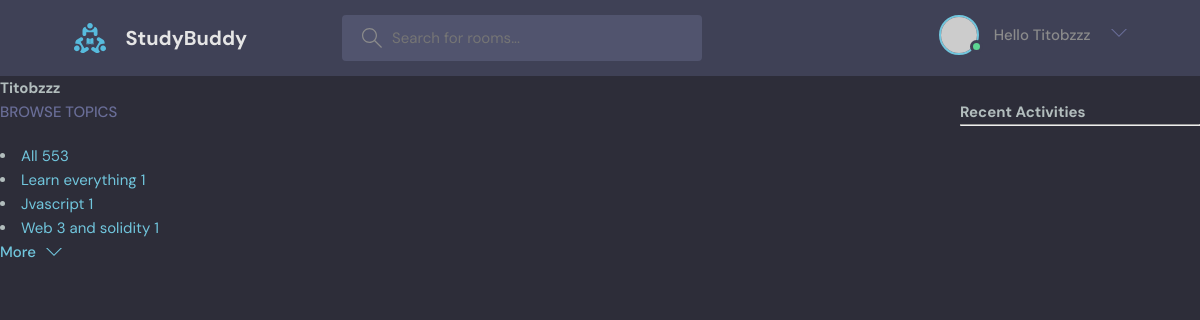
Screenshot of /userProfile/1 (signed in) with the database file from the repository.
### base/models.py (models this page shows, shortened)
class Topic(models.Model):
    name = models.CharField(max_length=200)

### base/views.py (the view)
# urls.py: path('userProfile/<str:pk>', views.userProfile, name='userProfile'),
@login_required(login_url='loginPage')
def userProfile(request, pk):
    user = User.objects.get(id=pk)
    rooms = user.room_set.all()
    room_message= user.message_set.all()
    topics= Topic.objects.all()
    context={
        'user':user,
        'rooms':rooms,
        'room_messages': room_message,
        'topics':topics
        }
    return render(request,'base/profile.html',context)

### base/templates/base/profile.html (shortened to what this page needs)
{%  extends 'main.html' %}
{% block content %}
<h1>{{user.username}}</h1>
        <div class="profile-container">
            <div>
                {% include 'base/topic_component.html' %}
            </div>
            <div>
            </div>
            <div>
                {% include 'base/activity_component.html' %}
            </div>
        </div>
{% endblock content %}

### templates/navbar.html (shortened to what this page needs)
{% load static %}
<header class="header header--loggedIn">
    <div class="container">
      <a href="/" class="header__logo">
        <img src="{% static 'images/logo.svg' %}" />
        <h1>StudyBuddy</h1>
      </a>
      <form method="GET" action="{%url 'home' %}" class="header__search">
        <label>
          <input type="text"  name="q" placeholder="Search for rooms..." />
        </label>
      </form>
      <nav class="header__menu">
{% if user.is_authenticated %}
        <div class="header__user">
          <a href="{% url 'userProfile' user.id %}">
            <div class="avatar avatar--medium active">
              <img src="https://randomuser.me/api/portraits/men/37.jpg" />
            </div>
    <div>Hello {{user.username}}</div>
          </a>
          <button class="dropdown-button">
            <svg version="1.1" xmlns="http://www.w3.org/2000/svg" width="32" height="32" viewBox="0 0 32 32">
              <title>chevron-down</title>
              <path d="M16 21l-13-13h-3l16 16 16-16h-3l-13 13z"></path>
            </svg>
          </button>
        </div>
        {% else %}
        <a href="{% url 'loginPage' %}">
          <img src="{% static 'images/avatar.svg' %}" />
          <p>Login</p>
        </a>
  {% endif %}
      </nav>
    </div>
  </header>
<div>

### base/templates/base/topic_component.html (shortened to what this page needs)
<div class="topics">
    <div class="topics__header">
      <h2>Browse Topics</h2>
    </div>
                    <li>
                    <a href="{% url 'home' %}" class="active">All <span>553</span></a>
                 </li>
            {% for topic in topics %}
                  <li>
                    <a href="{% url 'home'  %}?q={{topic.name}}">{{topic.name}}  <span>{{topic.room_set.all.count}}</span> </a>
                  </li>
            {% endfor %}
            <a class="btn btn--link" href="topics.html">
                  More
                  <svg version="1.1" xmlns="http://www.w3.org/2000/svg" width="32" height="32" viewBox="0 0 32 32">
                    <title>chevron-down</title>
                    <path d="M16 21l-13-13h-3l16 16 16-16h-3l-13 13z"></path>
                  </svg>
                </a>
              </div>

### static/styles/style.css (style rules this page uses)
:root { --color-main: #71c6dd; --color-main-light: #e1f6fb; --color-dark: #3f4156; --color-dark-medium: #51546e; --color-dark-light: #696d97; --color-light: #e5e5e5; --color-gray: #8b8b8b; --color-light-gray: #b2bdbd; --color-bg: #2d2d39; --color-success: #5dd693; --color-error: #fc4b0b; }
* { font-family: "DM Sans", -apple-system, BlinkMacSystemFont, "Segoe UI", Roboto, Oxygen, Ubuntu, Cantarell, "Open Sans", "Helvetica Neue", sans-serif; margin: 0; padding: 0; box-sizing: border-box; text-rendering: optimizeLegibility; font-size: inherit; }
html { font-size: 56.25%; }
@media only screen and (min-width: 1200px) { html { font-size: 62.5%; } }
body { line-height: 1.6; font-weight: 400; font-size: 1.5rem; color: var(--color-light-gray); background-color: var(--color-bg); min-height: 100vh; }
img { width: 100%; }
a { display: inline-block; color: var(--color-main); text-decoration: none; }
.container { max-width: 120rem; width: 90%; margin: auto; }
.btn { background-color: transparent; border: none; display: inline-flex; align-items: center; gap: 1rem; cursor: pointer; transition: all ease-in-out 0.3s; padding: 1rem 2rem; border-radius: 5px; box-shadow: 1px 1px 3px 1px rgba(0, 0, 0, 0.15); font-weight: 500; }
.btn--link { border-radius: 0; padding: 0; color: var(--color-main); box-shadow: none; }
.btn > svg { fill: currentColor; width: 1.6rem; height: 1.6rem; }
.avatar { position: relative; display: inline-block; border-radius: 50%; border: 2px solid var(--color-main); }
.avatar img { display: block; border-radius: 50%; object-fit: cover; object-position: center; }
.avatar::after { content: ""; display: block; position: absolute; background-color: var(--color-gray); z-index: 111; border-radius: 50%; border: 0.3rem solid var(--color-dark); }
.avatar.active::after { background-color: var(--color-success); }
.avatar.avatar--medium img { width: 3.6rem; height: 3.6rem; border-radius: 50%; }
.avatar.avatar--medium:after { width: 0.7rem; height: 0.7rem; bottom: 0px; right: -6px; }
.header { padding: 1.5rem; background-color: var(--color-dark); }
.header > .container { display: flex; gap: 9.5rem; }
.header__logo, .header__user { display: flex; gap: 2rem; align-items: center; }
.header__logo > img { height: 3.2rem; width: 3.2rem; }
.header__logo > h1 { font-weight: 700; font-size: 2rem; color: var(--color-light); }
.header__search > label { background-color: var(--color-dark-medium); padding: 1.3rem 1rem; display: flex; align-items: center; gap: 1rem; border-radius: 4px; }
.header__search svg { fill: var(--color-gray); width: 2rem; height: 2rem; margin-left: 1rem; }
.header__search input { width: 30rem; background: transparent; border: none; outline: none; color: var(--color-light); }
.header__menu { margin-left: auto; position: relative; }
.header__menu a { display: flex; gap: 1.5rem; align-items: center; font-weight: 500; text-decoration: none; color: var(--color-gray); }
.header__menu img { height: 3.6rem; }
.header__menu svg { width: 1.6rem; height: 1.6rem; fill: var(--color-dark-light); }
.dropdown-button { background: transparent; border: 0; outline: 0; cursor: pointer; }
.topics__header { margin-bottom: 2rem; }
.topics__header h2 { text-transform: uppercase; font-weight: 500; color: var(--color-dark-light); }

### base/templates/base/profile.html (style rules this page uses)
.profile-container { display: grid; grid-template-columns: 1fr 3fr 1fr; }

### rows the page displays
Topic: name "Learn everything", room_set.all.count "1"
Topic: name "Jvascript", room_set.all.count "1"
Topic: name "Web 3 and solidity", room_set.all.count "1"

### other values shown
{{ user.username }} "Titobzzz"
